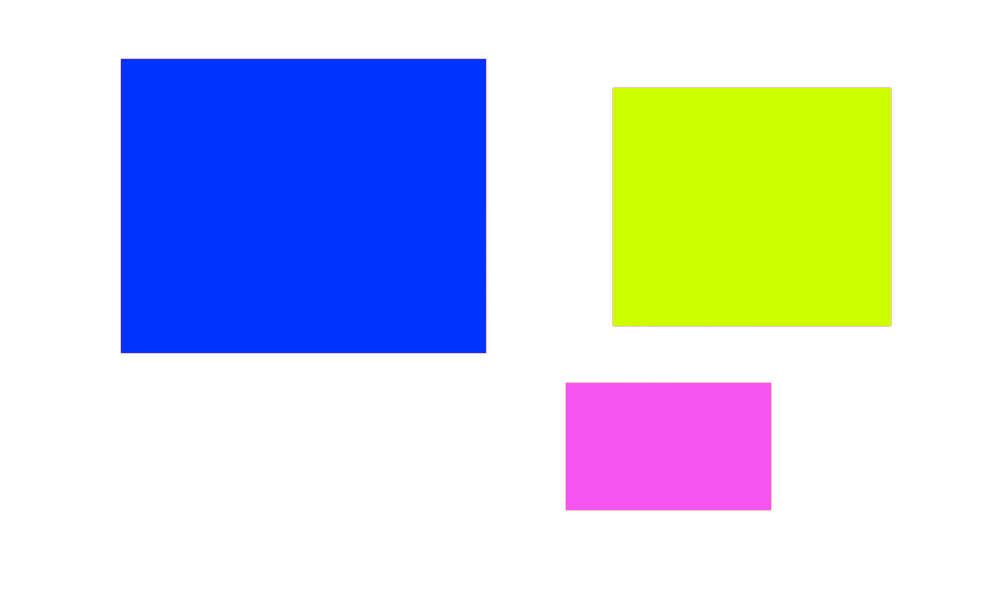
#> input picture python-RocketIP/export.png, 1000 x 600 px
$ python identify.py   (older library calls are emulated)
#> lines starting #> are read from the running program, lines starting #| are printed output that depends on the picture
from scipy import ndimage
from scipy import misc
import matplotlib.pyplot as plt
from scipy.misc import imsave
import numpy as np

f = misc.imread('export.png', mode='I')
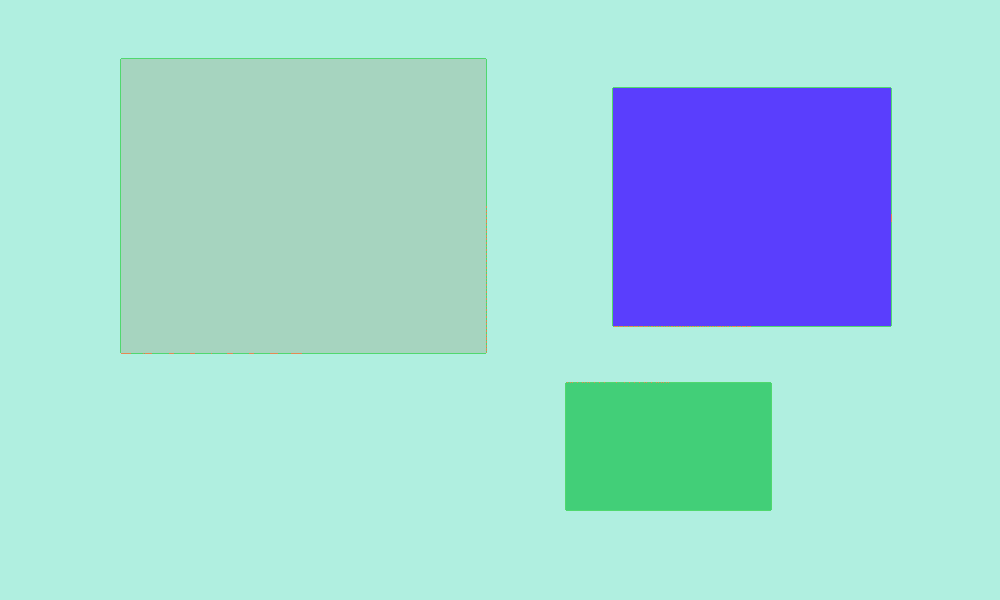
#> f: shape (600, 1000) int32; 6 distinct labels, from 59 to 255; one colour per label, 0 black

im = np.zeros((256, 256))
im[64:-64, 64:-64] = 1

print(im)
target = open("im.txt", 'w')

for i in range(0, len(im)):
	for j in range(0, len(im[i])):
		target.write(str(im[i][j]) + ",")
	target.write("\n")

# [41 lines of commented-out code are left out]
